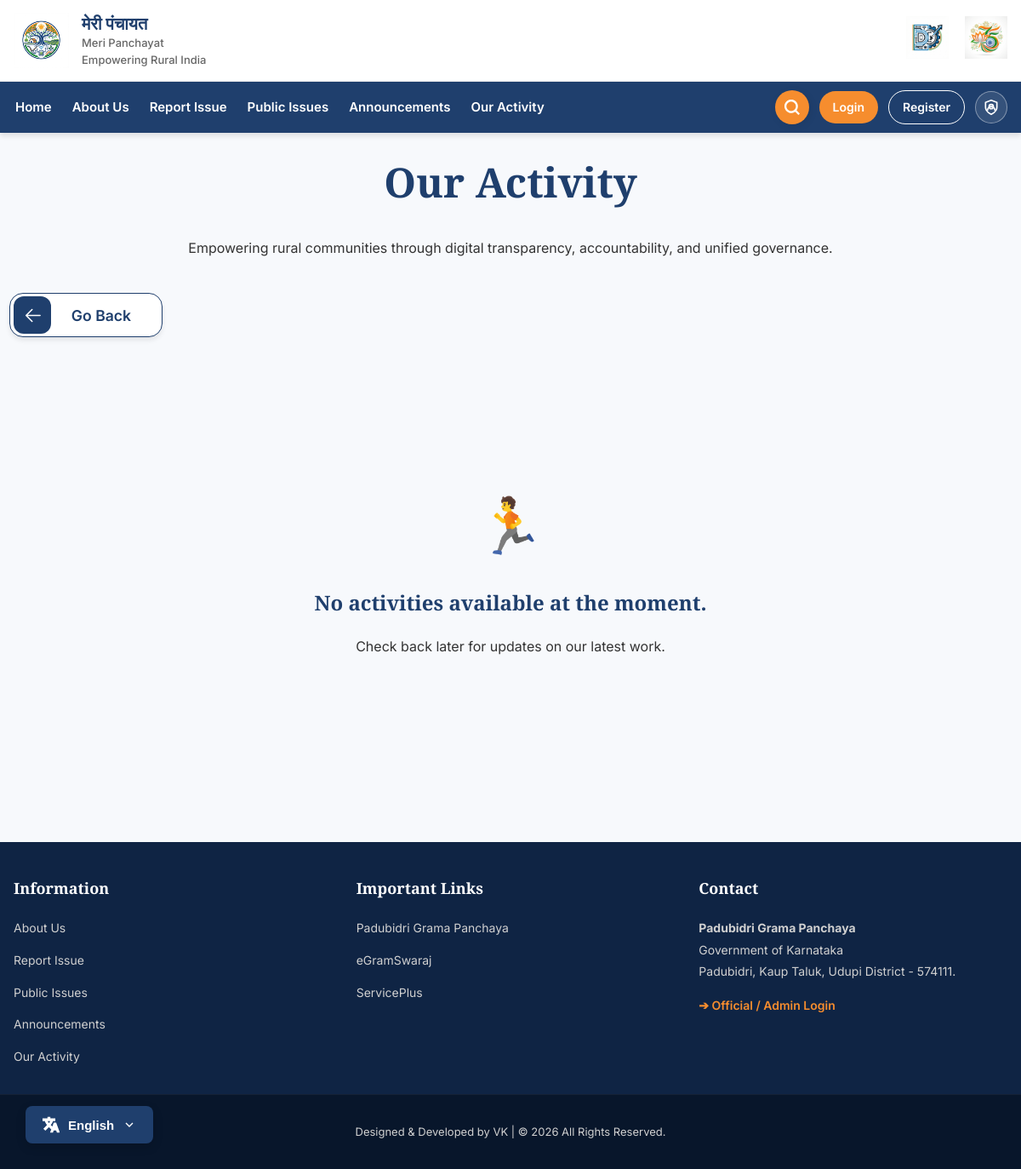
The page /activities on the database as committed earlier.
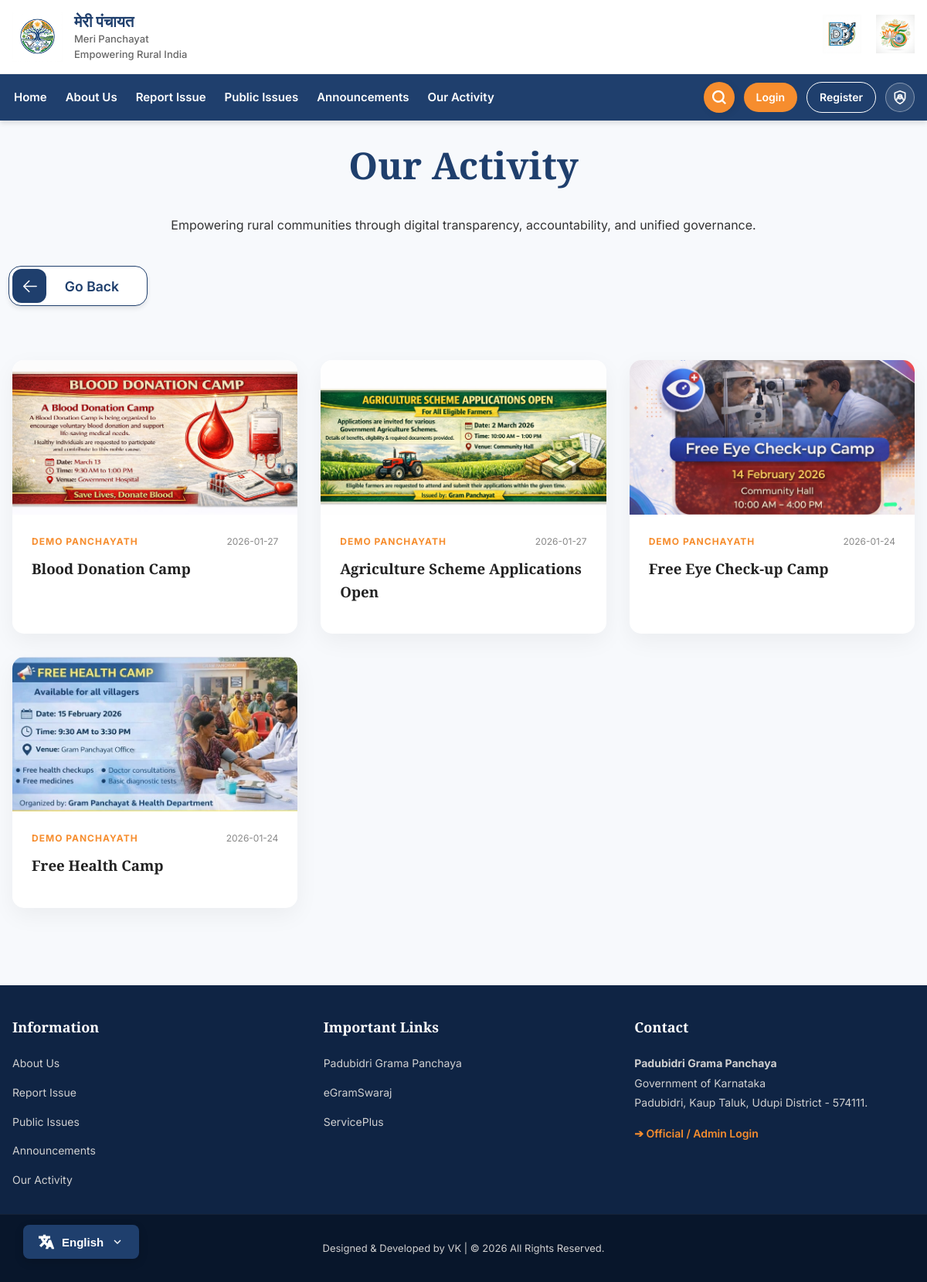
The same page on the database as committed later.
### tables this page shows
CREATE TABLE activities (
        id INTEGER PRIMARY KEY AUTOINCREMENT,
        panchayath_id INTEGER,
        title TEXT,
        description TEXT,
        image_path TEXT,
        created_at DATETIME DEFAULT CURRENT_TIMESTAMP,
        FOREIGN KEY (panchayath_id) REFERENCES panchayath(id) ON DELETE CASCADE
    );

CREATE TABLE panchayath (
        id INTEGER PRIMARY KEY AUTOINCREMENT,
        name TEXT,
        district TEXT,
        state TEXT
    );

### app.py (the view)
@app.route("/activities")
def activities():
    process_expired_notices()
    conn = connect_db()
    activities = conn.execute("""
        SELECT a.*, p.name AS panchayath_name
        FROM activities a
        JOIN panchayath p ON p.id = a.panchayath_id
        ORDER BY a.created_at DESC
    """).fetchall()
    conn.close()
    return render_template("citizen/activities.html", activities=activities)

### app.py (called while the page is built)
def _get_text(key):
    lang = session.get("lang", "en")
    return TRANSLATIONS.get(lang, TRANSLATIONS["en"]).get(key, key)

@app.context_processor
def inject_get_text():
    return dict(get_text=_get_text)

def process_expired_notices():
    conn = connect_db()
    current_time = datetime.now().strftime("%Y-%m-%d %H:%M:%S")
    try:
        conn.row_factory = sqlite3.Row
        expired_notices = conn.execute("""
            SELECT * FROM notices
            WHERE expiry_date IS NOT NULL AND expiry_date <= ?
        """, (current_time,)).fetchall()
        for notice in expired_notices:
            conn.execute("""
                INSERT INTO activities (panchayath_id, title, description, image_path, created_at)
                VALUES (?, ?, ?, ?, ?)
            """, (notice['panchayath_id'], notice['title'], "", notice['banner_path'], notice['created_at']))
            conn.execute("DELETE FROM notices WHERE id = ?", (notice['id'],))
        conn.commit()
    except sqlite3.OperationalError:
        pass # Column might not exist yet
    finally:
        conn.close()

### templates/citizen/activities.html (shortened to what this page needs)
{% from "macros.html" import back_button %}
{% extends "base.html" %}
{% block css %}
<link rel="stylesheet" href="{{ url_for('static', filename='css/citizen.css') }}">
{% endblock %}
{% block content %}
<div class="container" style="padding-top: 0px; padding-bottom: 80px;">
    <div class="hero-section" style="margin-bottom: 50px;">
        <div style="display: flex; flex-direction: column; align-items: flex-start; margin-bottom: 15px;">
            <h1
                style="font-family: var(--font-serif); color: var(--primary-color); font-size: 3rem; text-align: center; width: 100%; margin-bottom: 10px;">
                {{
                get_text('our_activity') }}</h1>
            <p class="lead text-muted text-center" style="text-align: center; width: 100%; margin-bottom: 30px;">{{ get_text('about_hero_desc') }}</p>
            <div style="margin-left: -25px;">
                {{ back_button(get_text) }}
            </div>
        </div>
    </div>
    {% if activities %}
    <div class="activities-grid"
        style="display: grid; grid-template-columns: repeat(auto-fill, minmax(350px, 1fr)); gap: 30px;">
        {% for a in activities %}
        <div class="activity-card"
            style="background: white; border-radius: 15px; overflow: hidden; box-shadow: 0 10px 30px rgba(0,0,0,0.05); transition: transform 0.3s ease;">
            {% if a.image_path %}
            <div class="activity-img" style="height: 200px; overflow: hidden;">
                <img src="{{ url_for('static', filename=a.image_path) }}" alt="{{ a.title }}"
                    style="width: 100%; height: 100%; object-fit: cover;">
            </div>
            {% endif %}
            <div class="activity-content" style="padding: 25px;">
                <div
                    style="display: flex; justify-content: space-between; align-items: flex-start; margin-bottom: 10px;">
                    <span
                        style="font-size: 12px; font-weight: 700; color: var(--secondary-color); text-transform: uppercase; letter-spacing: 1px;">
                        {{ a.panchayath_name }}
                    </span>
                    <span style="font-size: 12px; color: #888;">{{ a.created_at[:10] }}</span>
                </div>
                <h3 style="font-family: var(--font-serif); margin: 0 0 15px 0; color: #222;">{{ a.title }}</h3>
            </div>
        </div>
        {% endfor %}
    </div>
    {% else %}
    <div style="text-align: center; padding: 100px 0;">
        <div style="font-size: 64px; margin-bottom: 20px;">🏃</div>
        <h2 class="text-muted">{{ get_text('no_activities') }}</h2>
        <p class="text-muted">Check back later for updates on our latest work.</p>
    </div>
    {% endif %}
</div>
{% endblock %}

Rows that differ between the two databases and show on the page:
added activities: image_path (picture), panchayath_name "DEMO PANCHAYATH", created_at "2026-01-27", title "Blood Donation Camp"
added activities: image_path (picture), panchayath_name "DEMO PANCHAYATH", created_at "2026-01-27", title "Agriculture Scheme Applications Open"
added activities: image_path (picture), panchayath_name "DEMO PANCHAYATH", created_at "2026-01-24", title "Free Eye Check-up Camp"
added activities: image_path (picture), panchayath_name "DEMO PANCHAYATH", created_at "2026-01-24", title "Free Health Camp"
Other text that changed with them:
{{ get_text('no_activities') }}: "No activities available at the moment." → (not shown)
text no longer shown: "🏃 Check back later for updates on our latest work."
